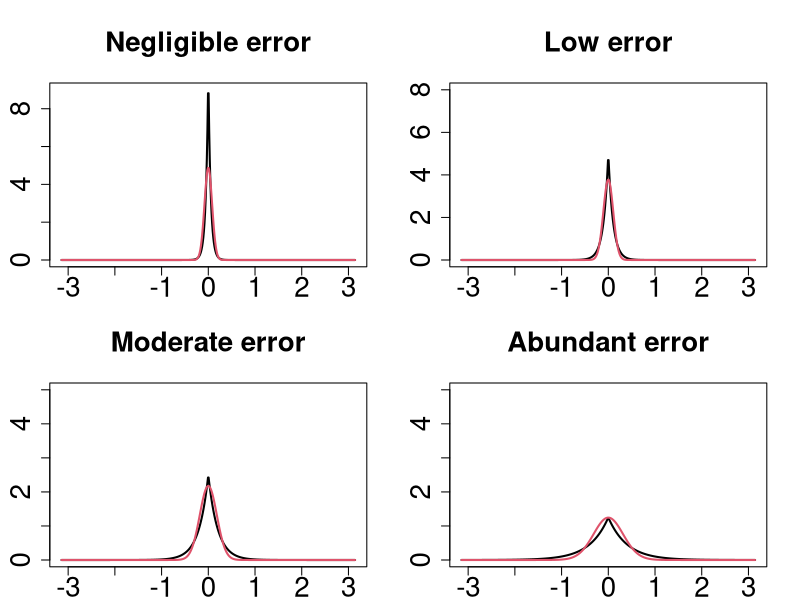

Here is the R script that generated this plot:
library(VGAM); library(circular)

ncoef <- 200; 
i <- 1:ncoef

grid <- seq(-pi, pi, length = 500)

par(mfrow = c(2,2), mar = c(2,3,5,2))

main <- "Negligible error"; kappaE <- .05; kE <- 150; m <- 9
matplot(grid,cbind(dlaplace(grid, 0, kappaE),dvonmises(grid, 0, kE)),
	typ="l",main=main,lwd=2,lty=1,cex.main=2,cex.axis=2,ylim=c(0,m),ylab="")

main <- "Low error"; kappaE=.1; kE <- 90; m <- 8
matplot(grid,cbind(dlaplace(grid, 0, kappaE),dvonmises(grid, 0, kE)),
	typ="l",main=main,lwd=2,lty=1,cex.main=2,cex.axis=2,ylim=c(0,m),ylab="")

main <- "Moderate error"; kappaE <- .2; kE <- 30; m <- 5
matplot(grid,cbind(dlaplace(grid, 0, kappaE),dvonmises(grid, 0, kE)),
	typ="l",main=main,lwd=2,lty=1,cex.main=2,cex.axis=2,ylim=c(0,m),ylab="")

main <- "Abundant error"; kappaE <- .4; kE <- 10; m <- 5
matplot(grid,cbind(dlaplace(grid, 0, kappaE),dvonmises(grid, 0, kE)),
	typ="l",main=main,lwd=2,lty=1,cex.main=2,cex.axis=2,ylim=c(0,m),ylab="")
